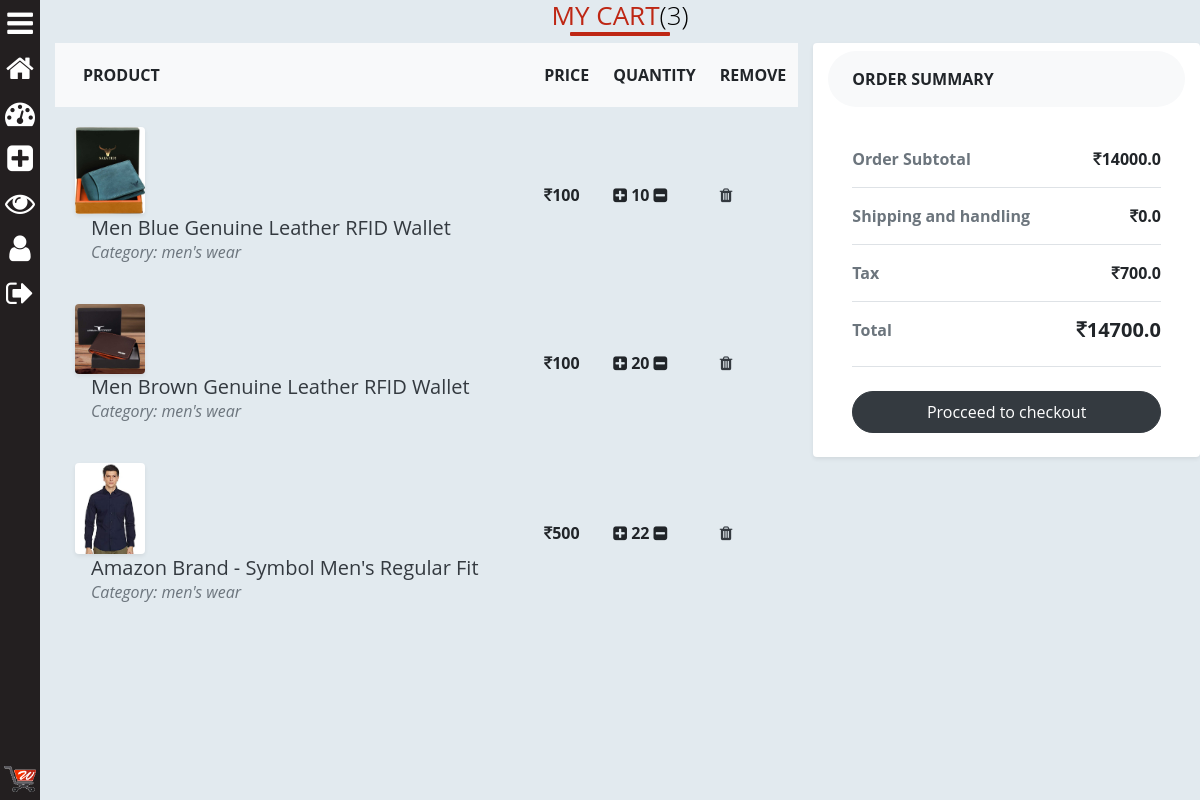
The page /seller/cart/ (signed in) on the database its author committed.
### saler/models.py (models this page shows, shortened)
class MyCart(models.Model):
	user = models.ForeignKey(User, on_delete=models.CASCADE)
	product_id = models.CharField(max_length=100)
	number = models.PositiveIntegerField(default=0)

class WholeSaleProduct(models.Model):
	SEX_CHOICES = (("Male",'Male'),("Female",'Female'),("All",'All'))
	product_id = models.BigAutoField(primary_key=True)
	product_name = models.CharField(max_length=100)
	category = models.ForeignKey(category, default="", verbose_name="Category", on_delete=models.SET_DEFAULT)
	subcategory = models.CharField(max_length=50, default="")
	price = models.IntegerField(default=0)
	desc = models.TextField()
	size = models.TextField(verbose_name='Size Avialabe(Separated by Comma)')
	color = models.TextField(verbose_name='Enter Color Separated by Comma')
	min_Quantity = models.IntegerField(default=0, null=True)
	pub_date = models.DateField(auto_now=True)
	image1 = models.ImageField(upload_to='products/images', default="",null=True)
	image2 = models.ImageField(upload_to='products/images', default="",null=True,blank=True)
	image3 = models.ImageField(upload_to='products/images', default="",null=True,blank=True)
	image4 = models.ImageField(upload_to='products/images', default="",null=True,blank=True)
	image5 = models.ImageField(upload_to='products/images', default="",null=True,blank=True)

class category(models.Model):
	name = models.CharField(max_length=50, default="")
	sub_Categories  = models.TextField(default="")
	def __str__(self):
		return f'{self.name}'

### saler/views.py (the view)
# urls.py: path('cart/', views.mycart, name="cart"),
@login_required
def mycart(request):
	if request.user.is_superuser or request.user.is_staff:
		allProds = []
		subtotal = 0.0
		delev = 0.0
		cart_prods = [p for p in MyCart.objects.all() if p.user == request.user]
		for p in cart_prods:
			subtotal += p.number * WholeSaleProduct.objects.filter(product_id=p.product_id)[0].price
		tax = subtotal*5/100
		for cprod in cart_prods:
			prod = WholeSaleProduct.objects.filter(product_id=cprod.product_id)[0]
			allProds.append([cprod, prod])
		params = {
					'allProds':allProds,
					'cart_element_no' : len([p for p in MyCart.objects.all() if p.user == request.user]),
					'total':subtotal+tax+delev,
					'subtotal':subtotal,
					'tax':tax,
					'delev':delev,
				}
		return render(request,'saler/cart.html', params)
	else:
		return redirect("/")

### saler/templates/saler/cart.html (shortened to what this page needs)
{% extends 'saler/base.html' %}
{% load static %}
{% block saler_body %}
<div class="container-fluid">
  <h2><b>My Cart</b>({{cart_element_no}})</h2>
  <div class="row">
    <div class="col-md-8  mt-1" style="overflow-y: scroll; max-height: 100%">
      <div class="table-responsive">
        <table class="table">
          <thead>
            <tr>
              <th scope="col" class="border-0 bg-light">
                <div class="p-2 px-3 text-uppercase">Product</div>
              </th>
              <th scope="col" class="border-0 bg-light">
                <div class="py-2 text-uppercase">Price</div>
              </th>
              <th scope="col" class="border-0 bg-light">
                <div class="py-2 text-uppercase">Quantity</div>
              </th>
              <th scope="col" class="border-0 bg-light">
                <div class="py-2 text-uppercase">Remove</div>
              </th>
            </tr>
          </thead>
          <tbody>
            {% for cprod, prod in allProds %}
            <tr>
              <th scope="row" class="border-0">
                <div class="p-2">
                  <img src="{{prod.image1.url}}" alt="" width="70" class="img-fluid rounded shadow-sm">
                  <div class="ml-3 d-inline-block align-middle">
                    <h5 class="mb-0"> <a href="#"
                        class="text-dark d-inline-block align-middle">{{prod.product_name}}</a></h5><span
                      class="text-muted font-weight-normal font-italic d-block">Category: {{prod.category}}</span>
                  </div>
                </div>
              </th>
              <td class="border-0 align-middle"><strong><i class="fa fa-inr"
                    aria-hidden="true"></i>{{prod.price}}</strong></td>
              <td class="border-0 align-middle"><i class="fa fa-plus-square plus_prod" product_id={{prod.product_id}}
                  aria-hidden="true"></i> <strong>{{cprod.number}}</strong> <i class="fa fa-minus-square minus_prod"
                  aria-hidden="true" product_id={{prod.product_id}}></i></td>
              <td class="border-0 align-middle"><a href="#" class="text-dark delete" id="{{prod.product_id}}"><i
                    class="fa fa-trash"></i></a></td>
            </tr>
            {% endfor %}
          </tbody>
        </table>
      </div>
    </div>
    <div class="col-lg-4 bg-white rounded shadow-sm mt-1" style="height: 100%">
      <div class="bg-light rounded-pill px-4 py-3 text-uppercase font-weight-bold mt-2">Order summary </div>
      <div class="p-4">
        <ul class="list-unstyled mb-4">
          <li class="d-flex justify-content-between py-3 border-bottom"><strong class="text-muted">Order Subtotal
            </strong><strong id="subtotal"><i class="fa fa-inr" aria-hidden="true"></i>{{subtotal}}</strong></li>
          <li class="d-flex justify-content-between py-3 border-bottom"><strong class="text-muted">Shipping and
              handling</strong><strong id="delev"><i class="fa fa-inr" aria-hidden="true"></i>{{delev}}</strong></li>
          <li class="d-flex justify-content-between py-3 border-bottom"><strong class="text-muted">Tax</strong><strong
              id="tax"><i class="fa fa-inr" aria-hidden="true"></i>{{tax}}</strong></li>
          <li class="d-flex justify-content-between py-3 border-bottom"><strong class="text-muted">Total</strong>
            <h5 class="font-weight-bold" id="total"><i class="fa fa-inr" aria-hidden="true"></i>{{total}}</h5>
          </li>
        </ul><a href="{% url 'checkout' %}" class="btn btn-dark rounded-pill py-2 btn-block">Procceed to checkout</a>
      </div>
    </div>
  </div>
</div>
{% endblock saler_body %}

### saler/templates/saler/cart.html (style rules this page uses)
h2 { color: #000; font-size: 26px; font-weight: 300; text-align: center; text-transform: uppercase; position: relative; }
h2 b { color: #be2714; }
h2::after { content: ""; width: 100px; position: absolute; margin: 0 auto; height: 4px; border-radius: 1px; background: #be2714; left: 0; right: 0; bottom: -5px; }

### rows shown on the page
MyCart: image1 (picture), product_name "Men Blue Genuine Leather RFID Wallet", category "men's wear", price "100", number "10"
MyCart: image1 (picture), product_name "Men Brown Genuine Leather RFID Wallet", category "men's wear", price "100", number "20"
MyCart: image1 (picture), product_name "Amazon Brand - Symbol Men's Regular Fit", category "men's wear", price "500", number "22"

### other values the page prints
{{ subtotal }} "14000.0"
{{ delev }} "0.0"
{{ tax }} "700.0"
{{ total }} "14700.0"
